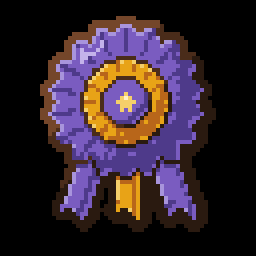
#> input picture aseprite-source/catfish/test/cf-ribbon-best.png, 64 x 64 px (shown 4 times larger)
$ python -i catfish_build_art.py   (imports and definitions only)
#> lines starting #> are read from the running program, lines starting #| are printed output that depends on the picture
#!/usr/bin/env python3
"""catfish_build_art.py: build the whole Cat Fish art set with its final names from the test art.

Usage: python3 tools/catfish_build_art.py [--in DIR] [--out DIR] [--check] [--install [DIR]] [--install-ph [DIR]] [--verify DIR]

  --in DIR       source art (default aseprite-source/catfish/test)
  --art22 DIR    2.2.x finished art (default aseprite-source/catfish/art22/out): redrawn cf-bird/cf-yarn, coloured yarn balls, season bits, Yarn icons, grey collars (recoloured to 6)
  --out DIR      where the set is built (default: a new temp dir; printed at the end). Nothing in game/ is touched.
  --check        validate every output file (RGBA, alpha 0/255 only, size per kind from claude/catfish-art-brief.md, names against the brief's
                 naming list, every required file present, no stray file); exit 1 on any failure
  --install [D]  after a clean check, copy the set into D (default game/assets/img/catfish). This is the only way the tool writes into game/.
  --verify DIR   no build: run the checks on an existing folder (e.g. the installed one)

What it does: copies the hand-drawn pieces (fish, rod, icons, upgrade icons, badges, ribbons, tile, banner, room and overlays, ear/tail masks,
Cat Book unknown head, eye colour files, the z and sparkle sprites, the window bird and yarn pieces; cf-room-window-nobird.png may be fully transparent) and runs tools/catfish_recolor.py for the cat frames (8 coats, grey is the template), patterns,
folded ears, bobtail and the Cat Book heads. The eye-ring template is not shipped. Pet shops (2.2.x, from art22/out; names and sizes come from game/includes/data/catfish_pets.php): 55 cf-pet-<key>.png (size by slot type) and 11 banner-<CODE>-pets.png (480x120) go into the catfish folder; the 11 busts npc-<keeper_slug>.png (80x100) are renamed to npc-<keeper-slug-with-hyphens>.png and installed into game/assets/img/ph (the NPC portrait loader's folder), built in <out>/ph. Writes manifest.json (file, size, sha1, width, height) into --out.
"""
import argparse, glob, hashlib, io, json, os, re, shutil, subprocess, sys, tempfile
sys.dont_write_bytecode = True
ROOT = os.path.dirname(os.path.dirname(os.path.abspath(__file__)))
sys.path.insert(0, os.path.join(ROOT, 'tools'))
import numpy as np
from PIL import Image
import catfish_recolor as R

SRC = os.path.join(R.CF, 'test')
ART22 = os.path.join(R.CF, 'art22', 'out')   # 2.2.x art (finished): copied after the test art, so the same name (cf-bird-1..3, cf-yarn-1..4) takes the redrawn file
DEST = os.path.join(ROOT, 'game', 'assets', 'img', 'catfish')
DEST_PH = os.path.join(ROOT, 'game', 'assets', 'img', 'ph')   # shopkeeper busts: npc_portrait() looks for ph/npc-<npc slug>.png when npcs.image is empty
PETS_DATA = os.path.join(ROOT, 'game', 'includes', 'data', 'catfish_pets.php')
BRIEF = os.path.join(ROOT, 'claude', 'catfish-art-brief.md')
# Full frames: body, 5 patterns, folded ears + mask, bobtail + mask, eye files. The first 8 are CATFISH_FRAMES in game/includes/catfish.php (inline set); the next 8 are
# CATFISH_FRAMES_EXTRA's full frames (swatA, swatB, jump, happy are animated since 2.1.05; yawn, stretch, washA, washB install now and animate in 2.1.06).
FRAMES = ['idleA', 'idleB', 'wiggle', 'stalk', 'pounce', 'catch', 'nap', 'bored', 'swatA', 'swatB', 'jump', 'happy', 'yawn', 'stretch', 'washA', 'washB']
KEY_FRAMES = list(FRAMES)   # every full frame has full overlays
# Alias frames (aseprite-source/catfish/frames-alias-s*.json): only the layers they own exist; the rest is the base frame's file.
ALIAS = {}
# [3 lines not run here, left out]
EYES = sorted(R.EYES)
COATS = list(R.COATS)
COLLARS = list(R.COLLARS)
COLLAR_FRAMES = ['idleA', 'pounce', 'catch', 'nap']
BALLS = ['rose', 'mint', 'violet', 'gold']
SEASON_BITS = {'petal': (6, 6), 'petal-b': (6, 6), 'firefly': (5, 6), 'firefly-b': (5, 6), 'leaf': (9, 9), 'leaf-b': (9, 9), 'flake': (6, 6), 'flake-small': (3, 3)}   # name -> (w, h)
YI_KEYS = ['hold', 'stake', 'show2', 'buddy', 'keepsake', 'tune', 'catnip', 'treat', 'bio', 'collar', 'season', 'scarf', 'bunting', 'balls', 'titles']
HAND = ['cf-z.png', 'cf-sparkle-[1-3].png', 'cf-bird-[1-3].png', 'cf-yarn-[1-4].png', 'cf-fish-[1-5].png', 'cf-rod.png', 'cf-ico-*.png', 'cf-up-*.png', 'cf-badge-*.png', 'cf-ribbon-*.png', 'cf-tile.png', 'cf-banner.png',
        'cf-room.png', 'cf-room-*.png', 'cf-bookhead-unknown.png']
# 2.2.x hand pieces from ART22 (art22/out): season bits, coloured yarn balls, Yarn panel icons; the redrawn bird and grey yarn frames come from HAND_22 too
HAND_22 = ['cf-bird-[1-3].png', 'cf-yarn-[1-4].png', 'cf-yarn-[1-4]-*.png', 'cf-season-*.png', 'cf-yi-*.png']
# recolour passes: (glob in --in, what it makes)
RECOLOR = ['cf-cat-grey-*.png', 'cf-pat-*-grey-*.png', 'cf-ears-folded-*.png', 'cf-tail-bobtail-*.png', 'cf-bookhead-grey.png', 'cf-eyes-[!r]*.png', 'cf-*-mask-*.png']


# [7 lines left out: function pet_data, not called in this run]


def bust_name(keeper_hyphen): return 'npc-%s.png' % keeper_hyphen


# [61 lines left out: functions brief_keys, expected, not called in this run]


def busts():
    """Shopkeeper busts: installed file name (in game/assets/img/ph) -> 80x100. Not part of the catfish folder."""
    return {bust_name(k): (80, 100) for k in pet_data()['keepers'].values()}


# [24 lines left out: functions category, check_dir, not called in this run]


def build(src, out, art22=ART22):
    os.makedirs(out, exist_ok=True)
    for pat in HAND:
        for f in sorted(glob.glob(os.path.join(src, pat))): shutil.copyfile(f, os.path.join(out, os.path.basename(f)))
    for pat in HAND_22:   # 2.2.x: finished art wins over the test art of the same name
        if not glob.glob(os.path.join(art22, pat)): sys.exit('no 2.2.x art for %s in %s' % (pat, art22))
        for f in sorted(glob.glob(os.path.join(art22, pat))): shutil.copyfile(f, os.path.join(out, os.path.basename(f)))
    pd = pet_data()   # pet shops: items and banners keep their names; busts go to out/ph/ renamed to the hyphen form
    for k in pd['items']:
        f = os.path.join(art22, 'cf-pet-%s.png' % k)
        if not os.path.isfile(f): sys.exit('no pet art ' + f)
        shutil.copyfile(f, os.path.join(out, 'cf-pet-%s.png' % k))
    for c, kh in pd['keepers'].items():
        for f, t in ((os.path.join(art22, 'banner-%s-pets.png' % c), 'banner-%s-pets.png' % c), (os.path.join(art22, 'npc-%s.png' % kh.replace('-', '_')), os.path.join('ph', bust_name(kh)))):
            if not os.path.isfile(f): sys.exit('no pet shop art ' + f)
            os.makedirs(os.path.dirname(os.path.join(out, t)), exist_ok=True); shutil.copyfile(f, os.path.join(out, t))
    buf = io.StringIO(); old = sys.stdout; sys.stdout = buf   # collars: grey neck band -> 6 colours (catfish_recolor.py)
    try: rc = R.main(['--in', art22, '--out', out, '--glob', 'cf-collar-*.png', '--check'])
    finally: sys.stdout = old
    if rc: sys.exit('collar recolour failed:\n' + buf.getvalue())
    for g in RECOLOR:
        if not glob.glob(os.path.join(src, g)): sys.exit('no source art for ' + g)
        buf = io.StringIO(); old = sys.stdout; sys.stdout = buf
        try: rc = R.main(['--in', src, '--out', out, '--glob', g, '--check'])
        finally: sys.stdout = old
        if rc: sys.exit('recolour failed for %s:\n%s' % (g, buf.getvalue()))


# [48 lines left out: functions manifest, main, not called in this run]


# [2 lines not run here, left out]

>>> import cv2
>>> picture = cv2.imread('../aseprite-source/catfish/test/cf-ribbon-best.png', cv2.IMREAD_GRAYSCALE)
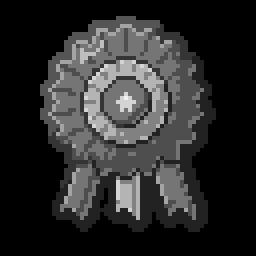
#> picture: shape (64, 64) (shown 4 times larger); min 0, max 241, mean 42.7
>>> result = build(picture, 'out.png')
#> (the run stopped early here; a loop or call above may not have finished)

$ run again, on aseprite-source/catfish/test/cf-up-silk.png
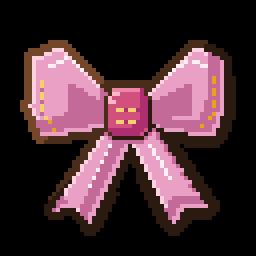
#> input picture aseprite-source/catfish/test/cf-up-silk.png, 64 x 64 px (shown 4 times larger)
#> `picture = cv2.imread('../aseprite-source/catfish/test/cf-ribbon-best.p..`:
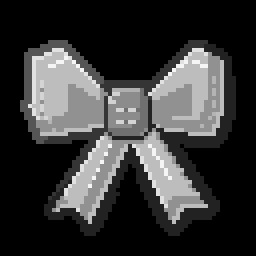
#> picture: shape (64, 64) (shown 4 times larger); min 0, max 245, mean 54.3
